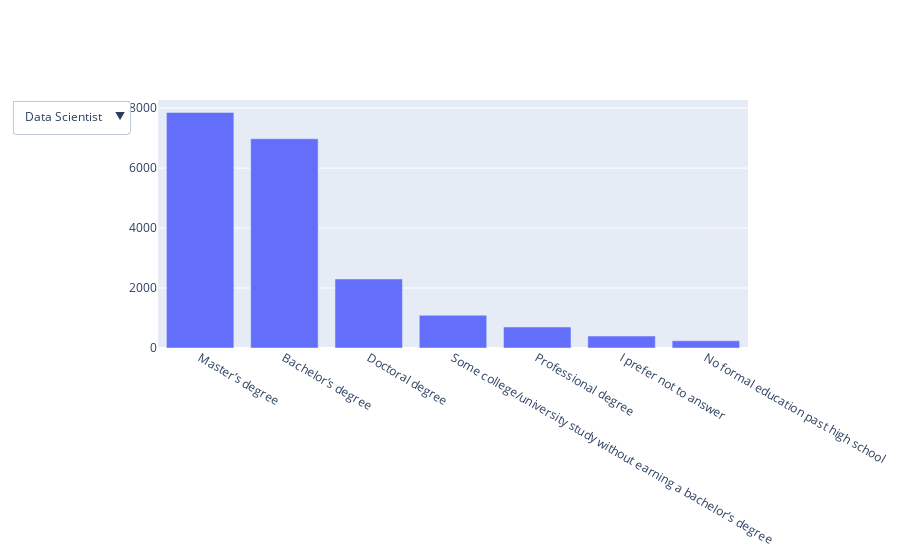

Here is the notebook cell this chart was saved with:
### Markdown cell above
### First try

### Code cell
fig = go.Figure()
fig.add_trace(go.Bar(x=edu.index, y=edu.values))

#! Note: This is only the first attempt of a basic dropdown
#* Create a dropdown 
buttons = []
buttons.append(dict(method='restyle',
                    label='Data Scientist',
                    visible=True,
                    args=[{'y': [Roles['Data Scientist'].Q4.value_counts().values],
                           'x': [Roles['Data Scientist'].Q4.value_counts().index],
                           'type': 'bar'}, [0]]
                    )
               )
buttons.append(dict(method='restyle',
                    label='Student',
                    visible=True,
                    args=[{'y': [Roles['Student'].Q4.value_counts().values],
                           'x': [Roles['Student'].Q4.value_counts().index],
                           'type': 'bar'}, [0]]
                    )
               )
buttons.append(dict(method='restyle',
                    label='Data Analyst',
                    visible=True,
                    args=[{'y': [Roles['Data Analyst'].Q4.value_counts().values],
                           'x': [Roles['Data Analyst'].Q4.value_counts().index],
                           'type': 'bar'}, [0]]
                    )
               )

#* Attempt1: To show a menu, create an updatemenu
updatemenu = []
y_menu = {}
updatemenu.append(y_menu)

updatemenu[0]['buttons'] = buttons
updatemenu[0]['direction'] = 'down'
updatemenu[0]['showactive'] = True

#* Add menu to the figure and plot
fig.update_layout(showlegend=False, updatemenus=updatemenu)
fig.show()

### Figure 1 — Plotly figure (JSON) as saved in the notebook; plotly's stock layout.template omitted (floating-point values rounded to 4 significant figures)
{"data": [{"type": "bar", "x": ["Master’s degree", "Bachelor’s degree", "Doctoral degree", "Some college/university study without earning a bachelor’s degree", "Professional degree", "I prefer not to answer", "No formal education past high school"], "y": [7859, 6978, 2302, 1092, 699, 399, 240]}], "layout": {"autosize": true, "showlegend": false, "updatemenus": [{"buttons": [{"args": [{"type": "bar", "x": [["Master’s degree", "Bachelor’s degree", "Doctoral degree", "Professional degree", "Some college/university study without earning a bachelor’s degree", "I prefer not to answer", "No formal education past high school"]], "y": [[1369, 648, 458, 86, 64, 36, 15]]}, [0]], "label": "Data Scientist", "method": "restyle", "visible": true}, {"args": [{"type": "bar", "x": [["Bachelor’s degree", "Master’s degree", "Some college/university study without earning a bachelor’s degree", "Doctoral degree", "I prefer not to answer", "Professional degree", "No formal education past high school"]], "y": [[2580, 1581, 509, 257, 92, 86, 66]]}, [0]], "label": "Student", "method": "restyle", "visible": true}, {"args": [{"type": "bar", "x": [["Master’s degree", "Bachelor’s degree", "Doctoral degree", "Professional degree", "Some college/university study without earning a bachelor’s degree", "I prefer not to answer", "No formal education past high school"]], "y": [[715, 501, 77, 70, 69, 29, 14]]}, [0]], "label": "Data Analyst", "method": "restyle", "visible": true}], "direction": "down", "showactive": true}], "xaxis": {"autorange": true, "range": [-0.5, 6.5], "type": "category"}, "yaxis": {"autorange": true, "range": [0, 8273.0], "type": "linear"}}}
